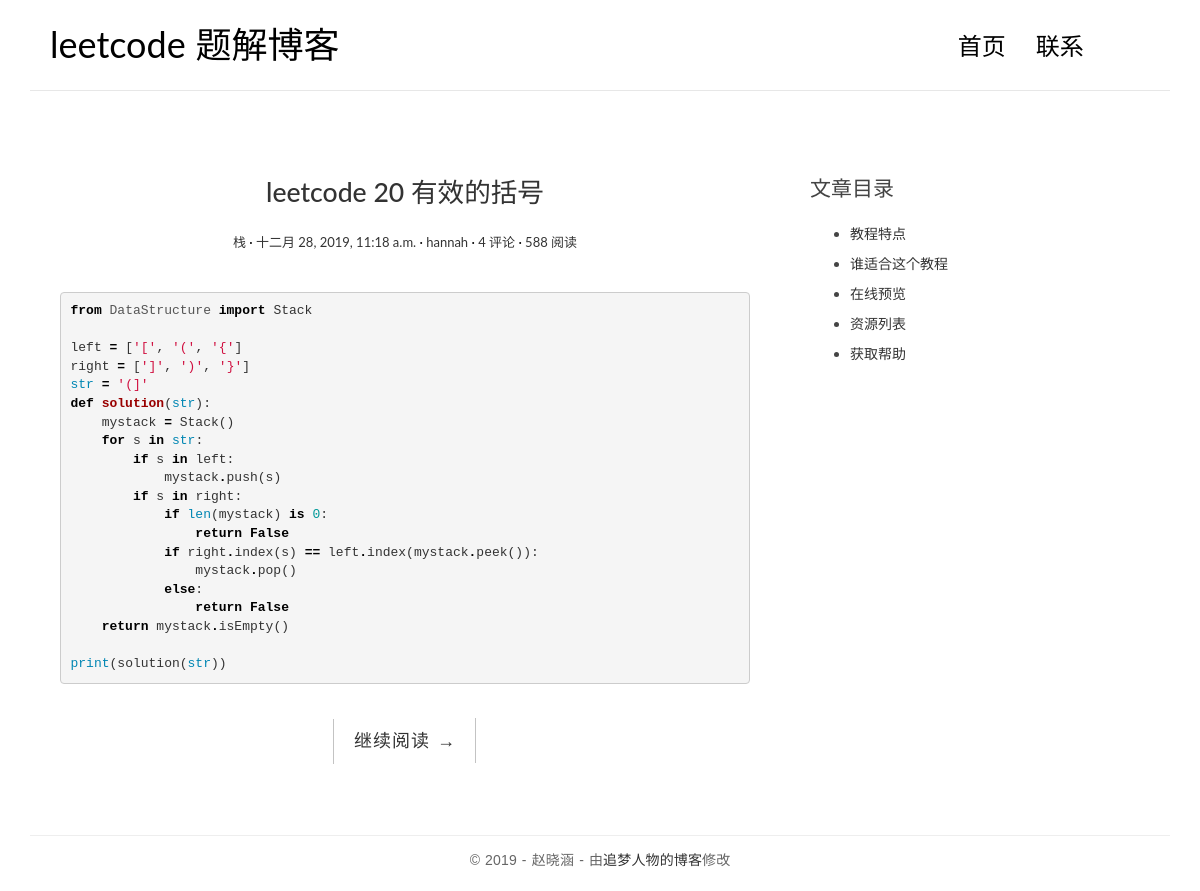
Screenshot of /post/3/ with the database file from the repository.
### blog/models.py (models this page shows, shortened)
class Post(models.Model):
    def get_absolute_url(self):
        return reverse('blog:detail', kwargs={'pk': self.pk})
    description = models.TextField()
    title = models.CharField(max_length=70)
    answer = models.TextField()
    created_time = models.DateTimeField()
    modified_time = models.DateTimeField()
    category = models.ForeignKey(Category)
    tags = models.ManyToManyField(Tag, blank=True)
    author = models.ForeignKey(User)

class Category(models.Model):
    name = models.CharField(max_length=100)

### blog/views.py (the view)
# urls.py: url(r'^post/(?P<pk>[0-9]+)/$', views.detail, name='detail'),
def detail(request, pk):
    post = get_object_or_404(Post, pk=pk)
    post.answer = markdown.markdown(post.answer,
                                  extensions=[
                                     'markdown.extensions.extra',
                                     'markdown.extensions.codehilite',
                                     'markdown.extensions.toc',
                                  ])
    return render(request, 'blog/detail.html', context={'post': post})

### blog/templates/blog/detail.html (shortened to what this page needs)
{% extends 'base.html' %}
{% block main %}
    <article class="post post-{{ post.pk }}">
    <header class="entry-header">
        <h1 class="entry-title">
            <a href="{{ post.get_absolute_url }}">{{ post.title }}</a>
        </h1>
        <div class="entry-meta">
          <span class="post-category"><a href="#">{{ post.category.name }}</a></span>
          <span class="post-date"><a href="#"><time class="entry-date"
                                                    datetime="{{ post.created_time }}">{{ post.created_time }}</time></a></span>
          <span class="post-author"><a href="#">{{ post.author }}</a></span>
          <span class="comments-link"><a href="#">4 评论</a></span>
          <span class="views-count"><a href="#">588 阅读</a></span>
        </div>
    </header>
    <div class="entry-content clearfix">
      <p>{{ post.answer|safe }}</p>
      <div class="read-more cl-effect-14">
        <a href="{{ post.get_absolute_url }}" class="more-link">继续阅读 <span class="meta-nav">→</span></a>
      </div>
    </div>
    </article>
{% endblock main %}
{% block toc %}
    <div class="widget widget-content">
        <h3 class="widget-title">文章目录</h3>
        <ul>
            <li>
                <a href="#">教程特点</a>
            </li>
            <li>
                <a href="#">谁适合这个教程</a>
            </li>
            <li>
                <a href="#">在线预览</a>
            </li>
            <li>
                <a href="#">资源列表</a>
            </li>
            <li>
                <a href="#">获取帮助</a>
            </li>
        </ul>
    </div>
{% endblock toc %}

### blog/static/blog/css/custom.css (style rules this page uses)
* { outline: none; }
h1, h2, h3, h4, h5, h6 { margin-top: 0; }
a { color: #333; }
body { color: #444; font-family: 'Lato', sans-serif; }
p { font-family: 'Ubuntu', sans-serif; font-weight: 400; word-spacing: 1px; letter-spacing: 0.01em; }
.post { background: #fff; padding: 30px 30px 0; }
.entry-title { text-align: center; font-size: 1.9em; margin-bottom: 20px; line-height: 1.6; padding: 10px 20px 0; }
.entry-meta { text-align: center; color: #DDDDDD; font-size: 13px; margin-bottom: 30px; }
.entry-content { font-size: 18px; line-height: 1.9; font-weight: 300; color: #000; }
.post-category::after, .post-date::after, .post-author::after, .comments-link::after { content: ' ·'; color: #000; }
.read-more { font-family: 'Ubuntu', sans-serif; font-weight: 400; word-spacing: 1px; letter-spacing: 0.01em; text-align: center; margin-top: 20px; }
.cl-effect-14 a { padding: 0 20px; height: 45px; line-height: 45px; position: relative; display: inline-block; margin: 15px 25px; letter-spacing: 1px; font-weight: 400; text-shadow: 0 0 1px rgba(255, 255, 255, 0.3); }
.cl-effect-14 a::before, .cl-effect-14 a::after { position: absolute; width: 45px; height: 1px; background: #C3C3C3; content: ''; -webkit-transition: all 0.3s; -moz-transition: all 0.3s; transition: all 0.3s; pointer-events: none; }
.cl-effect-14 a::before { top: 0; left: 0; -webkit-transform: rotate(90deg); -moz-transform: rotate(90deg); transform: rotate(90deg); -webkit-transform-origin: 0 0; -moz-transform-origin: 0 0; transform-origin: 0 0; }
.cl-effect-14 a::after { right: 0; bottom: 0; -webkit-transform: rotate(90deg); -moz-transform: rotate(90deg); transform: rotate(90deg); -webkit-transform-origin: 100% 0; -moz-transform-origin: 100% 0; transform-origin: 100% 0; }
.widget { background: #fff; padding: 30px 0 0; }
.widget-title { font-size: 1.5em; margin-bottom: 20px; line-height: 1.6; padding: 10px 0 0; font-weight: 400; }
.widget-content ul li { margin-bottom: 10px; }

### blog/static/blog/css/highlights/github.css (style rules this page uses)
.codehilite .k { color: #000000; font-weight: bold }
.codehilite .o { color: #000000; font-weight: bold }
.codehilite .kc { color: #000000; font-weight: bold }
.codehilite .kn { color: #000000; font-weight: bold }
.codehilite .nb { color: #0086B3 }
.codehilite .nf { color: #990000; font-weight: bold }
.codehilite .nn { color: #555555 }
.codehilite .ow { color: #000000; font-weight: bold }
.codehilite .w { color: #bbbbbb }
.codehilite .mi { color: #009999 }
.codehilite .s1 { color: #d01040 }

### rows the page displays
Post: title "leetcode 20 有效的括号", category.name "栈", created_time "十二月 28, 2019, 11:18 a.m.", author "hannah", answer "from DataStructure import Stack left = [ '[' , '(' , '{' ] right = [ ']' , ')' , '}' ] str = '(]' def solution ( str ): mystack = Stack () for s in str : if s in left : mystack . push ( s ) if s in right : if len ( mystack ) is 0 : return False if right . index ( s ) == left . index ( mystack . peek ()): mystack . pop () else : return False return mystack . isEmpty () print ( solution ( str ))"
